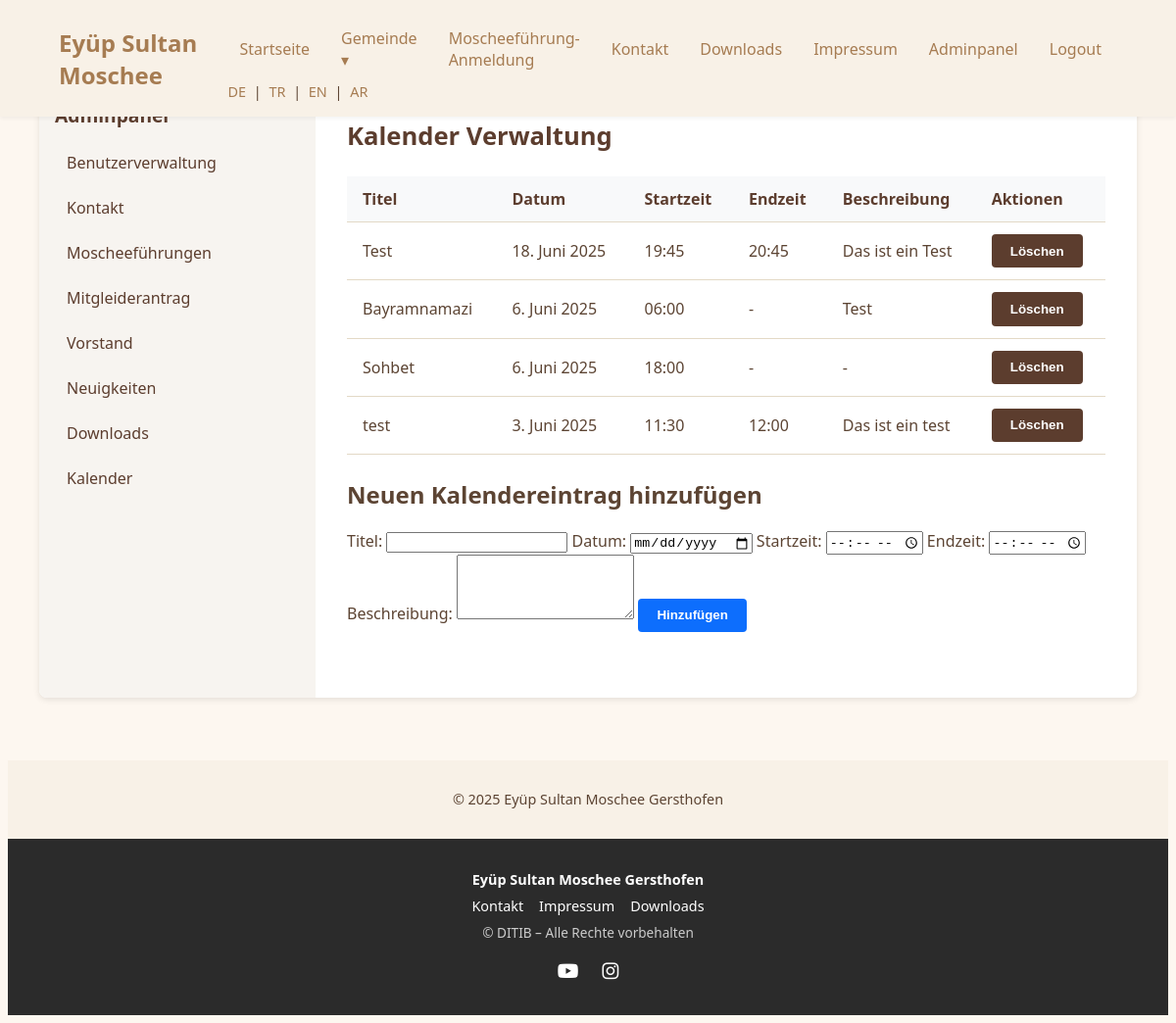
Page /adminpanel/kalender/ (signed in) on the committed database.
### kalender/models.py (models this page shows, shortened)
class Event(models.Model):
    title = models.CharField(max_length=255)
    description = models.TextField(blank=True, null=True)
    date = models.DateField()
    start_time = models.TimeField(blank=True, null=True)
    end_time = models.TimeField(blank=True, null=True)
    created_at = models.DateTimeField(auto_now_add=True)

### adminpanel/views.py (the view, shortened to what this page needs)
# urls.py: path('kalender/', kalender_adminpanel, name='admin_kalender'),
@login_required
def kalender_adminpanel(request):
    if not request.user.userprofile.roles.filter(name='admin').exists():
        return render(request, '403.html')
    events = Event.objects.all().order_by('-date', 'start_time')
    return render(request, 'adminpanel/kalender.html', {
        'events': events
    })

### accounts/context_processors.py (called while the page is built)
def user_roles_context(request):
    is_admin = False
    is_verwaltung = False
    is_media = False
    is_hoca = False
    if request.user.is_authenticated:
        user_roles = request.user.userprofile.roles.values_list('name', flat=True)
        is_admin = 'admin' in user_roles
        is_verwaltung = 'verwaltung' in user_roles
        is_media = 'media' in user_roles
        is_hoca = 'hoca' in user_roles
    return {
        'is_admin': is_admin,
        'is_verwaltung': is_verwaltung,
        'is_media': is_media,
        'is_hoca': is_hoca,
    }

### templates/adminpanel/kalender.html (shortened to what this page needs)
{% extends 'adminpanel/adminpanel_base.html' %}
{% block admin_content %}
<h1>Kalender Verwaltung</h1>
<table>
  <tr>
    <th>Titel</th>
    <th>Datum</th>
    <th>Startzeit</th>
    <th>Endzeit</th>
    <th>Beschreibung</th>
    <th>Aktionen</th>
  </tr>
  {% for e in events %}
  <tr>
    <td>{{ e.title }}</td>
    <td>{{ e.date }}</td>
    <td>{{ e.start_time|default:"-" }}</td>
    <td>{{ e.end_time|default:"-" }}</td>
    <td>{{ e.description|default:"-" }}</td>
    <td>
      <form method="post" style="display: inline;">
        <button type="submit" class="btn btn-secondary">Löschen</button>
      </form>
    </td>
  </tr>
  {% empty %}
  <tr><td colspan="6">Keine Einträge vorhanden.</td></tr>
  {% endfor %}
</table>
<h2>Neuen Kalendereintrag hinzufügen</h2>
<form method="post">
  <label>Titel:</label>
  <input type="text" name="title" required>
  <label>Datum:</label>
  <input type="date" name="date" required>
  <label>Startzeit:</label>
  <input type="time" name="start_time">
  <label>Endzeit:</label>
  <input type="time" name="end_time">
  <label>Beschreibung:</label>
  <textarea name="description" rows="4"></textarea>
  <button type="submit" class="btn btn-primary">Hinzufügen</button>
</form>
{% endblock %}

### static/css/style.css (style rules this page uses)
body { font-family: 'Segoe UI', Tahoma, Geneva, Verdana, sans-serif; background-color: #fdf7f0; color: #5c4433; }
body { background-image: url('/static/images/hintergrund.jpg'); background-size: cover; background-repeat: no-repeat; background-position: center; background-attachment: fixed; }

### static/css/dashboard.css (style rules this page uses)
.admin-main h1 { font-size: 1.6rem; color: #5c3d2e; margin-bottom: 1.5rem; }
.admin-main table { width: 100%; border-collapse: collapse; margin-bottom: 1.5rem; }
.admin-main table th, .admin-main table td { border-bottom: 1px solid #e3d9c6; padding: 0.75rem 1rem; text-align: left; }
.admin-main table th { background-color: #f8f9fa; font-weight: 600; color: #5c3d2e; }
.admin-main button.btn-primary { background-color: #0d6efd; color: #fff; border: none; border-radius: 4px; padding: 0.6rem 1.2rem; cursor: pointer; font-weight: 600; transition: background-color 0.2s ease; }
.admin-main button.btn-secondary { background-color: #5c3d2e; color: #fff; border: none; border-radius: 4px; padding: 0.6rem 1.2rem; cursor: pointer; font-weight: 600; transition: background-color 0.2s ease; }

### rows in the picture
Event: title "Test", date "18. Juni 2025", start_time "19:45", end_time "20:45", description "Das ist ein Test"
Event: title "Bayramnamazi", date "6. Juni 2025", start_time "06:00", end_time "-", description "Test"
Event: title "Sohbet", date "6. Juni 2025", start_time "18:00", end_time "-", description "-"
Event: title "test", date "3. Juni 2025", start_time "11:30", end_time "12:00", description "Das ist ein test"
